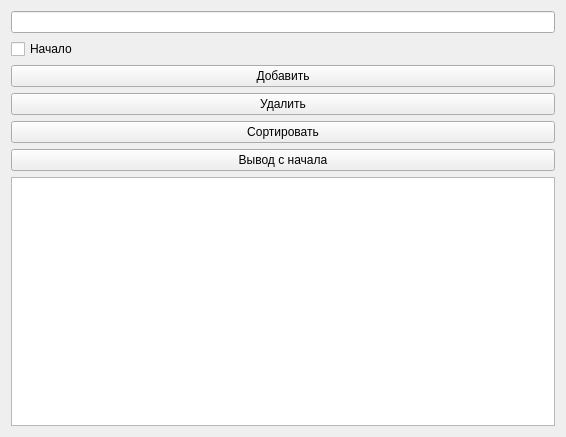
<?xml version="1.0" encoding="UTF-8"?>
<ui version="4.0">
 <class>SortableDeckForm</class>
 <widget class="QWidget" name="SortableDeckForm">
  <property name="geometry">
   <rect>
    <x>0</x>
    <y>0</y>
    <width>566</width>
    <height>437</height>
   </rect>
  </property>
  <property name="windowTitle">
   <string>Form</string>
  </property>
  <layout class="QVBoxLayout" name="verticalLayout">
   <item>
    <widget class="QLineEdit" name="input"/>
   </item>
   <item>
    <widget class="QCheckBox" name="inStart">
     <property name="text">
      <string>Начало</string>
     </property>
    </widget>
   </item>
   <item>
    <widget class="QPushButton" name="push">
     <property name="text">
      <string>Добавить</string>
     </property>
    </widget>
   </item>
   <item>
    <widget class="QPushButton" name="pop">
     <property name="text">
      <string>Удалить</string>
     </property>
    </widget>
   </item>
   <item>
    <widget class="QPushButton" name="sort">
     <property name="text">
      <string>Сортировать</string>
     </property>
    </widget>
   </item>
   <item>
    <widget class="QPushButton" name="pushButton">
     <property name="text">
      <string>Вывод с начала</string>
     </property>
    </widget>
   </item>
   <item>
    <widget class="QPlainTextEdit" name="log">
     <property name="undoRedoEnabled">
      <bool>false</bool>
     </property>
     <property name="readOnly">
      <bool>true</bool>
     </property>
    </widget>
   </item>
  </layout>
 </widget>
 <resources/>
 <connections>
  <connection>
   <sender>push</sender>
   <signal>clicked()</signal>
   <receiver>SortableDeckForm</receiver>
   <slot>push()</slot>
   <hints>
    <hint type="sourcelabel">
     <x>505</x>
     <y>91</y>
    </hint>
    <hint type="destinationlabel">
     <x>561</x>
     <y>65</y>
    </hint>
   </hints>
  </connection>
  <connection>
   <sender>pop</sender>
   <signal>clicked()</signal>
   <receiver>SortableDeckForm</receiver>
   <slot>pop()</slot>
   <hints>
    <hint type="sourcelabel">
     <x>266</x>
     <y>114</y>
    </hint>
    <hint type="destinationlabel">
     <x>563</x>
     <y>131</y>
    </hint>
   </hints>
  </connection>
  <connection>
   <sender>sort</sender>
   <signal>clicked()</signal>
   <receiver>SortableDeckForm</receiver>
   <slot>sort()</slot>
   <hints>
    <hint type="sourcelabel">
     <x>383</x>
     <y>144</y>
    </hint>
    <hint type="destinationlabel">
     <x>563</x>
     <y>179</y>
    </hint>
   </hints>
  </connection>
  <connection>
   <sender>pushButton</sender>
   <signal>clicked()</signal>
   <receiver>SortableDeckForm</receiver>
   <slot>print()</slot>
   <hints>
    <hint type="sourcelabel">
     <x>289</x>
     <y>176</y>
    </hint>
    <hint type="destinationlabel">
     <x>565</x>
     <y>259</y>
    </hint>
   </hints>
  </connection>
 </connections>
 <slots>
  <slot>push()</slot>
  <slot>pop()</slot>
  <slot>sort()</slot>
  <slot>print()</slot>
 </slots>
</ui>
